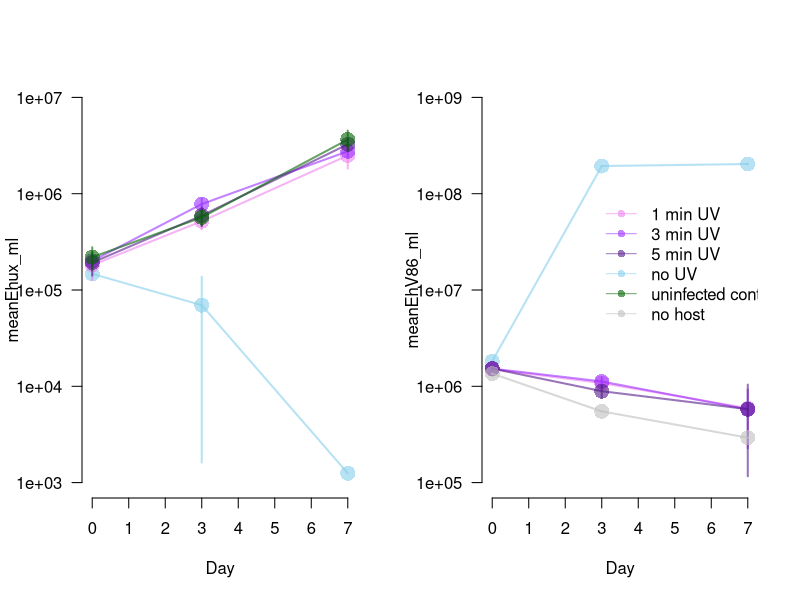

R code for this plot:
library(data.table)
library(tidyverse)
library(scales)

meta <- fread('ViralInactivationTests/Version_4/UVinactivation_v4_meta.csv')


flowData <- fread('ViralInactivationTests/Version_4/UVinactivation_v4.csv') %>% 
  separate(., col='Sample', sep='_', into=c('Sample', 'DilutionFactor')) %>% 
  inner_join(., meta)

flowData$DilutionFactor <- as.numeric(flowData$DilutionFactor)
flowData$Ehux_ml <- flowData$Ehux*(1/flowData$DilutionFactor)
flowData$Bact1_ml <- flowData$Bact1*(1/flowData$DilutionFactor)
flowData$Bact2_ml <- flowData$Bact2*(1/flowData$DilutionFactor)
flowData$EhV86_ml <- flowData$EhV86*(1/flowData$DilutionFactor)



#Collapse technical reps
data <- flowData %>% 
  group_by(., Day, Condition, Rep) %>% 
  summarize(., Ehux_ml=mean(Ehux_ml), Bact1_ml=mean(Bact1_ml), Bact2_ml=mean(Bact2_ml), EhV86_ml=mean(EhV86_ml))


UVTreat_initial <- c(data$EhV86_ml[data$Day==0 & data$Condition=='UV1'],data$EhV86_ml[data$Day==0 & data$Condition=='UV3'], data$EhV86_ml[data$Day==0 & data$Condition=='UV5'])
UVTreat_final <- c(data$EhV86_ml[data$Day==7 & data$Condition=='UV1'],data$EhV86_ml[data$Day==7 & data$Condition=='UV3'], data$EhV86_ml[data$Day==7 & data$Condition=='UV5'])

mean(mean(UVTreat_initial)/ UVTreat_final)
sd(mean(UVTreat_initial)/ UVTreat_final)


meanData <- data %>% 
  group_by(., Day, Condition) %>% 
  summarize(., meanEhux=mean(Ehux_ml), meanBact1=mean(Bact1_ml), meanBact2=mean(Bact2_ml), meanEhV86=mean(EhV86_ml),sdEhux=sd(Ehux_ml), sdBact1=sd(Bact1_ml), sdBact2=sd(Bact2_ml), sdEhV86=sd(EhV86_ml))

meanData$Day <- as.numeric(meanData$Day)
plotter<- function(time, N, sd, color){
  points(time, N, pch=16, col=color, cex=2)
  lines(time, N, pch=16, col=color, lwd=2)
  segments(x0=time, y0=N-sd, y1=N+sd, col=color, lwd=2)
}

virus <- meanData$Condition=='positive'
UV1 <- meanData$Condition=='UV1'
UV3 <- meanData$Condition=='UV3'
UV5 <- meanData$Condition=='UV5'
noVir <- meanData$Condition=='negative'
noHost <- meanData$Condition=='noHost'

virColor <- alpha('skyblue', 0.6)
UV1Color <- alpha('violet', 0.6)
UV3Color <- alpha('purple1', 0.6)
UV5Color <- alpha('purple4', 0.6)
controlColor <- alpha('darkgreen', 0.6)
noHostColor <- alpha('grey', 0.6)


pdf('Figures/viralInactivation_v4_Results_20260427.pdf', width=10, height=5)
par(mfrow=c(1,2))
plot(meanData$Day, meanData$meanEhux, las=1, bty='n', xlab='Day', ylab='meanEhux_ml', log='y', ylim=c(1E3, 1E7), type='n')
plotter(meanData$Day[virus], meanData$meanEhux[virus], meanData$sdEhux[virus], col=virColor)
plotter(meanData$Day[UV1], meanData$meanEhux[UV1], meanData$sdEhux[UV1], col=UV1Color)
plotter(meanData$Day[UV3], meanData$meanEhux[UV3], meanData$sdEhux[UV3], col=UV3Color)
plotter(meanData$Day[UV5], meanData$meanEhux[UV5], meanData$sdEhux[UV5], col=UV5Color)
plotter(meanData$Day[noVir], meanData$meanEhux[noVir], meanData$sdEhux[noVir], col=controlColor)


plot(meanData$Day, meanData$meanEhV86, las=1, bty='n', xlab='Day', ylab='meanEhV86_ml', log='y', ylim=c(1E5, 1E9), type='n')
plotter(meanData$Day[virus], meanData$meanEhV86[virus], meanData$sdEhux[virus], col=virColor)
plotter(meanData$Day[UV1], meanData$meanEhV86[UV1], meanData$sdEhux[UV1], col=UV1Color)
plotter(meanData$Day[UV3], meanData$meanEhV86[UV3], meanData$sdEhux[UV3], col=UV3Color)
plotter(meanData$Day[UV5], meanData$meanEhV86[UV5], meanData$sdEhux[UV5], col=UV5Color)
plotter(meanData$Day[noHost], meanData$meanEhV86[noHost], meanData$sdEhux[noHost], col=noHostColor)

legend(3, 1E8, legend=c('1 min UV', '3 min UV', '5 min UV', 'no UV', 'uninfected control', 'no host'), col=c(UV1Color, UV3Color, UV5Color, virColor, controlColor, noHostColor), pch=16, bty='n', lty=1)

dev.off()
